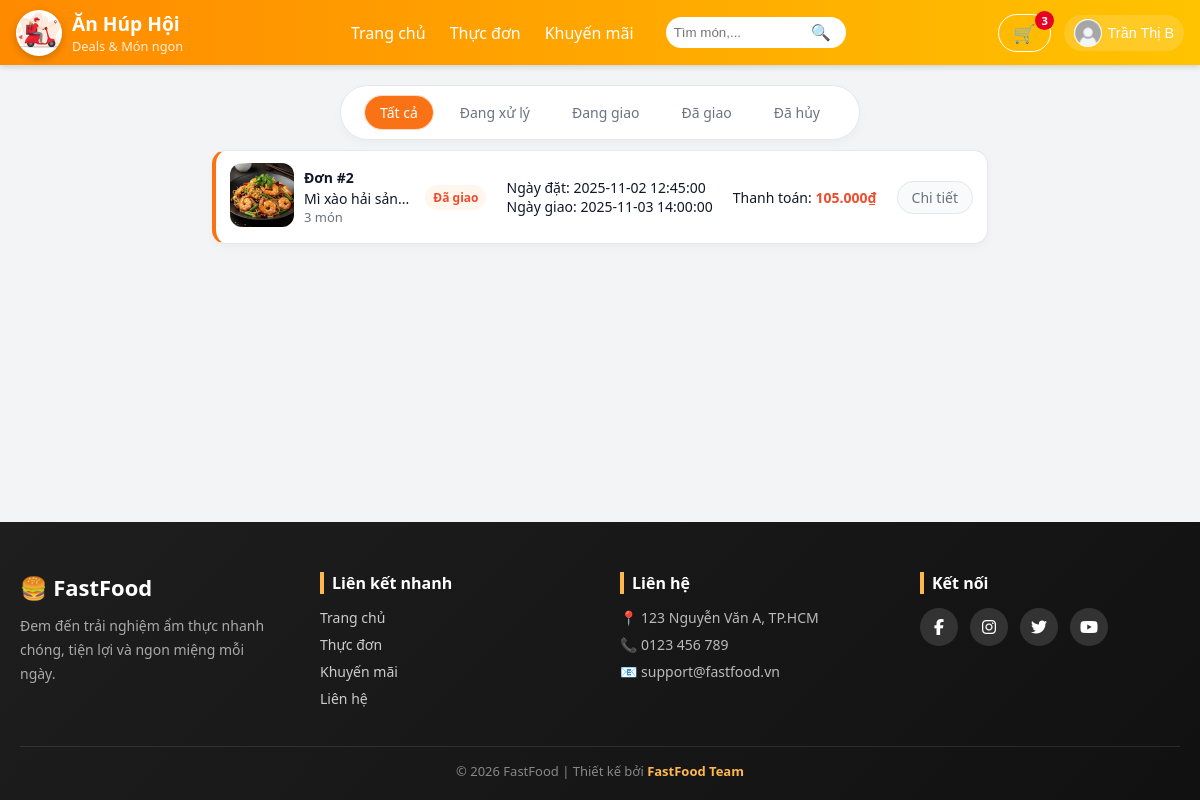
Page /pages/orders.php (signed in) on the committed database.
### tables this page shows
CREATE TABLE Users (
  UID INT AUTO_INCREMENT PRIMARY KEY,
  Hoten VARCHAR(100) NOT NULL,
  Taikhoan VARCHAR(50) UNIQUE NOT NULL,
  Matkhau VARCHAR(100) NOT NULL,           
  Email VARCHAR(100) UNIQUE,
  DienthoaiKH VARCHAR(15),
  DiachiKH VARCHAR(255),
  Ngaysinh DATE,
  Role ENUM('khach','nhanvien','admin')    
      NOT NULL
      DEFAULT 'khach'
);

CREATE TABLE Donhang (
  MaDH INT AUTO_INCREMENT PRIMARY KEY,
  TinhtrangDH VARCHAR(50)
    NOT NULL
    DEFAULT 'Đang xử lý',
  Ngaydat DATETIME DEFAULT NOW(),
  Ngaygiao DATETIME NULL,
  UID INT,
  CONSTRAINT fk_donhang_Users
    FOREIGN KEY (UID) REFERENCES Users(UID)
);

### pages/orders.php (the view, shortened to what this page needs)
<?php
require_once __DIR__ . '/../database/db.php';
$uid = (int)$_SESSION['user_id'];
$type = isset($_GET['type']) ? (int)$_GET['type'] : 0;
$sql = "
SELECT
    d.MaDH,
    d.TinhtrangDH,
    d.Ngaydat,
    d.Ngaygiao,
    m.Tenmon,
    SUM(c.Soluong * c.Dongia)       AS TongTien,
    SUM(c.Soluong)                  AS TongSoLuong,
    MIN(m.Anh)                      AS AnhDaiDien
FROM Donhang d
JOIN Chitietdonhang c ON d.MaDH = c.MaDH
JOIN Monan m ON c.Mamon = m.Mamon
WHERE d.UID = {$uid}
GROUP BY d.MaDH, d.TinhtrangDH, d.Ngaydat, d.Ngaygiao
ORDER BY d.Ngaydat DESC
";
$dhang = [];
$rs = $conn->query($sql);
if ($rs) {
    while ($r = $rs->fetch_assoc()) {
        $dhang[] = $r;
    }
}
?>
<!DOCTYPE html>
<html lang="vi">
<head>
    <link rel="stylesheet" href="/assets/css/orders.css">
</head>
<body>
    <?php include __DIR__ . '/../includes/header.php'; ?>
<main>
    <div class="select-oder-status">
        <a href="?type=0" class="<?php echo ($type === 0 ? 'active' : ''); ?>">Tất cả</a>
        <a href="?type=1" class="<?php echo ($type === 1 ? 'active' : ''); ?>">Đang xử lý</a>
        <a href="?type=2" class="<?php echo ($type === 2 ? 'active' : ''); ?>">Đang giao</a>
        <a href="?type=3" class="<?php echo ($type === 3 ? 'active' : ''); ?>">Đã giao</a>
        <a href="?type=4" class="<?php echo ($type === 4 ? 'active' : ''); ?>">Đã hủy</a>
    </div>
    <div class="list-oders">
    <?php foreach ($dhang as $rdh): ?>
        <?php
            $show = false;
            if ($type === 0 || $type > 4) $show = true;
        ?>
        <?php if ($show): ?>
        <div class="oder">
            <div class="card-food">
                <div class="food">
                    <div>
                        <img class="img-food"
                             src="<?php echo "../../" . htmlspecialchars($rdh['AnhDaiDien'] ?? 'assets/img/default.jpg'); ?>"
                             alt="Ảnh món">
                    </div>
                    <div class="food-text">
                        <div>Đơn #<?php echo (int)$rdh['MaDH']; ?></div>
                        <div> <?php echo $rdh['Tenmon'] . "..."; ?></div>
                        <div><?php echo (int)$rdh['TongSoLuong']; ?> món</div>
                    </div>
                </div>
                <div class="oder-status">
                    <?php echo htmlspecialchars($rdh['TinhtrangDH']); ?>
                </div>
            </div>
            <div>
                <div>Ngày đặt: <?php echo htmlspecialchars($rdh['Ngaydat']); ?></div>
                <?php if (!empty($rdh['Ngaygiao'])): ?>
                    <div>Ngày giao: <?php echo htmlspecialchars($rdh['Ngaygiao']); ?></div>
                <?php endif; ?>
            </div>
            <div>
                Thanh toán:
                <span class="total">
                    <?php echo number_format($rdh['TongTien'], 0, ',', '.'); ?>₫
                </span>
            </div>
            <div>
                <a href="orderdetails.php?madh=<?php echo (int)$rdh['MaDH']; ?>" class="detail-oder">
                    Chi tiết
                </a>
            </div>
        </div>
        <?php endif; ?>
    <?php endforeach; ?>
    </div>
  </main>
            <?php include __DIR__ . '/../includes/footer.php'; ?>
</body>
</html>

### includes/header.php (shortened to what this page needs)
<?php
$userInfo = null;
if (!empty($_SESSION['user_id']) && isset($conn)) {
  $uid = intval($_SESSION['user_id']);
  $sql = "SELECT UID AS id, Hoten AS username, Email AS email, '' AS avatar FROM Users WHERE UID = ?";
  if ($stmt = $conn->prepare($sql)) {
    $stmt->bind_param("i", $uid);
    $stmt->execute();
    $res = $stmt->get_result();
    if ($res && $res->num_rows > 0) {
      $userInfo = $res->fetch_assoc();
    }
  }
}
$cartCount = 0;
if (!empty($_SESSION['user_id']) && isset($conn)) {
  $uid = intval($_SESSION['user_id']);
    $sql = "SELECT SUM(Soluong) AS total FROM Giohang WHERE UID = ?";
    if ($stmt = $conn->prepare($sql)) {
        $stmt->bind_param("i", $uid);
        $stmt->execute();
        $res = $stmt->get_result();
        if ($res && $row = $res->fetch_assoc()) {
            $cartCount = $row['total'];
        }
    }
}
$cssPath = "/assets/css/header.css";
$logo    = '/assets/img/logo.jpg';
$logo_check = $_SERVER['DOCUMENT_ROOT'] . '/assets/img/logo.jpg';
$avatarDefault = "/assets/img/default-avatar.jpg";
?>
<!doctype html>
<html lang="vi">
<head>
  <link rel="stylesheet" href="<?php echo htmlspecialchars($cssPath); ?>">
</head>
<body>
<header class="site-header" role="banner">
  <div class="header-inner">
    <div class="header-left">
      <a href="/index.php" class="brand-link">
        <?php if (file_exists($logo_check)): ?>
          <img src="<?php echo $logo; ?>" alt="Logo" class="brand-logo">
        <?php else: ?>
          <div class="brand-icon">🍜</div>
        <?php endif; ?>
        <div class="brand-text">
          <span class="brand-name">Ăn Húp Hội</span>
          <small class="brand-slogan">Deals &amp; Món ngon</small>
        </div>
      </a>
    </div>
    <div class="header-center">
      <nav class="main-nav" aria-label="Primary navigation">
        <ul class="nav-list">
          <li><a href="/index.php">Trang chủ</a></li>
          <li><a href="/pages/menu.php">Thực đơn</a></li>
          <li><a href="/pages/deals.php">Khuyến mãi</a></li>
        </ul>
      </nav>
      <div class="search-wrap">
        <input id="header-search" class="search-input" type="search" placeholder="Tìm món,..." aria-label="Tìm kiếm">
        <button id="search-btn" class="search-btn" aria-label="Tìm">🔍</button>
      </div>
    </div>
    <div class="header-right">
      <div class="action-item">
        <a href="/pages/cart.php" class="btn-ghost cart-btn" aria-label="Giỏ hàng">
          🛒
          <?php if ( $cartCount > 0): ?>
            <span class="badge" id="cartBadge"><?php echo $cartCount; ?></span>
          <?php endif; ?>
        </a>
      </div>
      <div class="action-item dropdown" id="accountWrap">
        <?php if ($userInfo): ?>
          	<button id="accountBtn" class="account-btn" aria-haspopup="true" aria-expanded="false">
            <img class="avatar" src="<?php echo (!empty($userInfo['avatar']) && file_exists($userInfo['avatar'])) ? htmlspecialchars($userInfo['avatar']) : $avatarDefault; ?>" alt="avatar">
            <div>
              <span class="username"><?php echo htmlspecialchars($userInfo['username']); ?></span>
            </div>
          </button>
        <?php else: ?>
          <a href="/pages/login.php" class="btn btn-primary">Đăng nhập</a>
        <?php endif; ?>
      </div>
    </div>
  </div>
</header>
</body>
</html>

### assets/css/orders.css (style rules this page uses)
:root { --primary: #f97316; --primary-dark: #ea580c; --primary-soft: #fff7ed; --border-soft: #e5e7eb; --text-main: #111827; --text-sub: #6b7280; --bg-page: #f3f4f6; }
body { margin: 0; font-family: system-ui, -apple-system, "Segoe UI", Roboto, Arial, sans-serif; background: var(--bg-page); color: var(--text-main); }
html, body { height: 100%; margin: 0; }
body { display: flex; flex-direction: column; }
main { flex: 1; }
.select-oder-status { display: flex; justify-content: center; gap: 12px; margin: 20px auto 10px; padding: 10px 12px; flex-wrap: wrap; background: #ffffff; border-radius: 999px; border: 1px solid var(--border-soft); max-width: 520px; box-shadow: 0 4px 12px rgba(0, 0, 0, 0.03); }
.select-oder-status a { text-decoration: none; padding: 6px 14px; border-radius: 999px; font-size: 14px; font-weight: 500; color: var(--text-sub); border: 1px solid transparent; transition: all 0.18s ease; white-space: nowrap; }
.select-oder-status a.active { background: var(--primary); color: #ffffff; border-color: var(--primary); box-shadow: 0 0 0 1px rgba(249, 115, 22, 0.25); }
.list-oders { max-width: 800px; margin: 10px auto 30px; padding: 0 12px 24px; }
.oder { background: #ffffff; border-radius: 14px; padding: 12px 14px; margin-bottom: 10px; border: 1px solid var(--border-soft); border-left: 4px solid var(--primary); font-size: 14px; color: var(--text-main); box-shadow: 0 4px 10px rgba(0, 0, 0, 0.03); display: flex; justify-content: space-between; align-items: center; gap: 8px; }
.img-food { width: 4rem; height: 4rem; border-radius: 0.75rem; object-fit: cover; }
.card-food { display: flex; gap: 16px; align-items: center; min-width: 0; }
.food { display: flex; gap: 10px; align-items: center; min-width: 0; }
.food-text { display: block; min-width: 0; }
.food-text div:first-child { font-weight: 600; margin-bottom: 2px; }
.food-text div:last-child { color: var(--text-sub); font-size: 13px; }
.oder-status { font-size: 12px; font-weight: 600; padding: 4px 8px; border-radius: 999px; background: var(--primary-soft); color: #EE4D2D; white-space: nowrap; }
.total { color: #EE4D2D; font-weight: 600; }
.detail-oder { text-decoration: none; padding: 6px 14px; border-radius: 999px; font-size: 14px; font-weight: 500; color: var(--text-sub); border: 1px solid var(--border-soft); transition: all 0.18s ease; white-space: nowrap; background: #f9fafb; }

### rows in the picture
users: Hoten "Trần Thị B"
donhang: MaDH "2", Tenmon "Mì xào hải sản", TongSoLuong "3", TinhtrangDH "Đã giao", Ngaydat "2025-11-02 12:45:00", Ngaygiao "2025-11-03 14:00:00", TongTien "105.000"

### other values in the picture
$cartCount "3"
